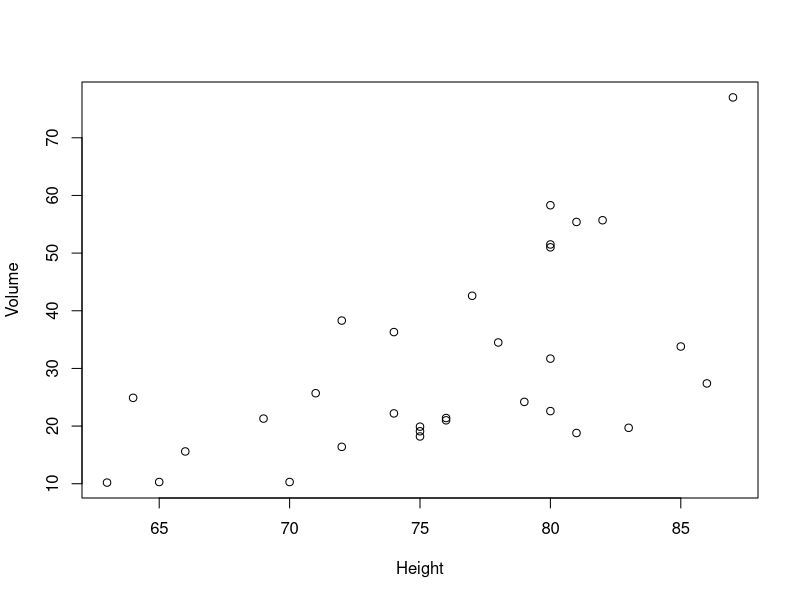
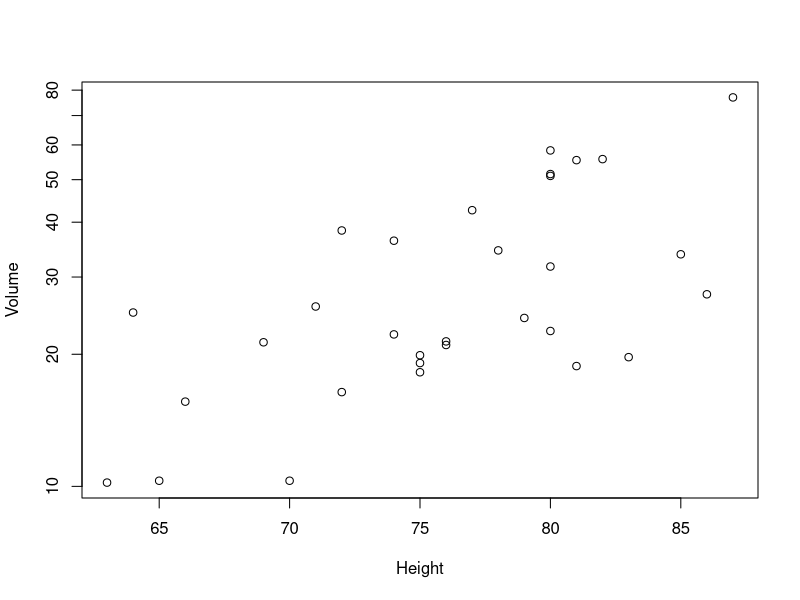

These charts were generated, in order, by the following R code:
## ---- chunk 1
knitr::opts_chunk$set(echo = TRUE, eval = FALSE)
## ---- chunk 2
6*12
x <- 100
x + 7
## ---- chunk 3
install.packages("emmeans")
## ---- chunk 4
library(tidyverse)
## ---- chunk 5
data("trees")
view(trees)
?trees
## ---- chunk 6
summary(trees)
## ---- chunk 7
plot(Volume~Height, data=trees)
plot(Volume~Height, data=trees, log="y")
## ---- chunk 8
x <- c(1,3,8,9,100,NA)
x
median(x)
## ---- chunk 9
?median
## ---- chunk 10
median(x, na.rm=TRUE)
